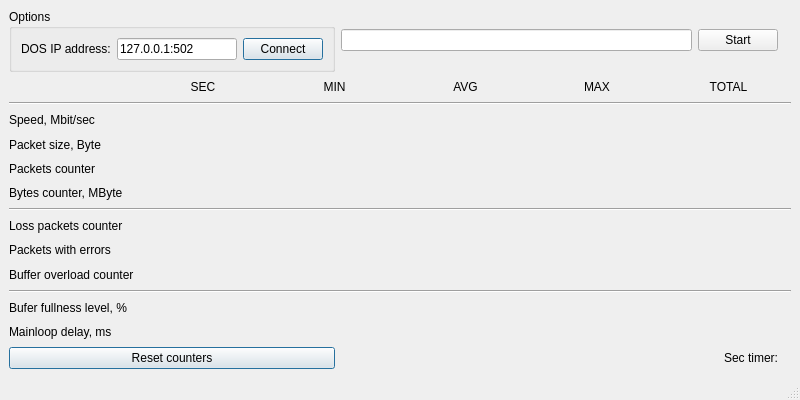
<?xml version="1.0" encoding="UTF-8"?>
<ui version="4.0">
 <class>MainWindow</class>
 <widget class="QMainWindow" name="MainWindow">
  <property name="geometry">
   <rect>
    <x>0</x>
    <y>0</y>
    <width>800</width>
    <height>400</height>
   </rect>
  </property>
  <widget class="QWidget" name="centralwidget">
   <layout class="QGridLayout" name="gridLayout_2">
    <item row="0" column="0">
     <widget class="QGroupBox" name="groupBox">
      <property name="sizePolicy">
       <sizepolicy hsizetype="Preferred" vsizetype="Maximum">
        <horstretch>0</horstretch>
        <verstretch>0</verstretch>
       </sizepolicy>
      </property>
      <property name="title">
       <string>Options</string>
      </property>
      <layout class="QHBoxLayout" name="horizontalLayout">
       <item>
        <widget class="QLabel" name="label_2">
         <property name="sizePolicy">
          <sizepolicy hsizetype="Maximum" vsizetype="Preferred">
           <horstretch>0</horstretch>
           <verstretch>0</verstretch>
          </sizepolicy>
         </property>
         <property name="text">
          <string>DOS IP address:</string>
         </property>
        </widget>
       </item>
       <item>
        <widget class="QLineEdit" name="address">
         <property name="sizePolicy">
          <sizepolicy hsizetype="Preferred" vsizetype="Fixed">
           <horstretch>0</horstretch>
           <verstretch>0</verstretch>
          </sizepolicy>
         </property>
         <property name="minimumSize">
          <size>
           <width>120</width>
           <height>0</height>
          </size>
         </property>
         <property name="text">
          <string>127.0.0.1:502</string>
         </property>
        </widget>
       </item>
       <item>
        <widget class="QPushButton" name="connectButton">
         <property name="sizePolicy">
          <sizepolicy hsizetype="Maximum" vsizetype="Fixed">
           <horstretch>0</horstretch>
           <verstretch>0</verstretch>
          </sizepolicy>
         </property>
         <property name="text">
          <string>Connect</string>
         </property>
         <property name="checkable">
          <bool>false</bool>
         </property>
         <property name="autoDefault">
          <bool>false</bool>
         </property>
         <property name="default">
          <bool>true</bool>
         </property>
        </widget>
       </item>
      </layout>
     </widget>
    </item>
    <item row="1" column="0" colspan="3">
     <layout class="QGridLayout" name="gridLayout" columnstretch="0,0,0,0,0,0">
      <item row="9" column="3">
       <widget class="QLabel" name="overload_counter_avg">
        <property name="text">
         <string/>
        </property>
        <property name="alignment">
         <set>Qt::AlignCenter</set>
        </property>
       </widget>
      </item>
      <item row="4" column="4">
       <widget class="QLabel" name="packet_counter_max">
        <property name="text">
         <string/>
        </property>
        <property name="alignment">
         <set>Qt::AlignCenter</set>
        </property>
       </widget>
      </item>
      <item row="7" column="3">
       <widget class="QLabel" name="loss_counter_avg">
        <property name="text">
         <string/>
        </property>
        <property name="alignment">
         <set>Qt::AlignCenter</set>
        </property>
       </widget>
      </item>
      <item row="8" column="4">
       <widget class="QLabel" name="error_counter_max">
        <property name="text">
         <string/>
        </property>
        <property name="alignment">
         <set>Qt::AlignCenter</set>
        </property>
       </widget>
      </item>
      <item row="2" column="4">
       <widget class="QLabel" name="speed_max">
        <property name="text">
         <string/>
        </property>
        <property name="alignment">
         <set>Qt::AlignCenter</set>
        </property>
       </widget>
      </item>
      <item row="11" column="3">
       <widget class="QLabel" name="fullness_avg">
        <property name="text">
         <string/>
        </property>
        <property name="alignment">
         <set>Qt::AlignCenter</set>
        </property>
       </widget>
      </item>
      <item row="9" column="2">
       <widget class="QLabel" name="overload_counter_min">
        <property name="text">
         <string/>
        </property>
        <property name="alignment">
         <set>Qt::AlignCenter</set>
        </property>
       </widget>
      </item>
      <item row="0" column="4">
       <widget class="QLabel" name="label_26">
        <property name="text">
         <string>MAX</string>
        </property>
        <property name="alignment">
         <set>Qt::AlignCenter</set>
        </property>
       </widget>
      </item>
      <item row="11" column="2">
       <widget class="QLabel" name="fullness_min">
        <property name="text">
         <string/>
        </property>
        <property name="alignment">
         <set>Qt::AlignCenter</set>
        </property>
       </widget>
      </item>
      <item row="9" column="5">
       <widget class="QLabel" name="overload_counter_total">
        <property name="text">
         <string/>
        </property>
        <property name="alignment">
         <set>Qt::AlignCenter</set>
        </property>
       </widget>
      </item>
      <item row="7" column="1">
       <widget class="QLabel" name="loss_counter_sec">
        <property name="text">
         <string/>
        </property>
        <property name="alignment">
         <set>Qt::AlignCenter</set>
        </property>
       </widget>
      </item>
      <item row="2" column="3">
       <widget class="QLabel" name="speed_avg">
        <property name="text">
         <string/>
        </property>
        <property name="alignment">
         <set>Qt::AlignCenter</set>
        </property>
       </widget>
      </item>
      <item row="8" column="2">
       <widget class="QLabel" name="error_counter_min">
        <property name="text">
         <string/>
        </property>
        <property name="alignment">
         <set>Qt::AlignCenter</set>
        </property>
       </widget>
      </item>
      <item row="1" column="0" colspan="6">
       <widget class="Line" name="line_12">
        <property name="orientation">
         <enum>Qt::Horizontal</enum>
        </property>
       </widget>
      </item>
      <item row="5" column="1">
       <widget class="QLabel" name="byte_counter_sec">
        <property name="text">
         <string/>
        </property>
        <property name="alignment">
         <set>Qt::AlignCenter</set>
        </property>
       </widget>
      </item>
      <item row="8" column="1">
       <widget class="QLabel" name="error_counter_sec">
        <property name="text">
         <string/>
        </property>
        <property name="alignment">
         <set>Qt::AlignCenter</set>
        </property>
       </widget>
      </item>
      <item row="3" column="2">
       <widget class="QLabel" name="packet_size_min">
        <property name="text">
         <string/>
        </property>
        <property name="alignment">
         <set>Qt::AlignCenter</set>
        </property>
       </widget>
      </item>
      <item row="7" column="2">
       <widget class="QLabel" name="loss_counter_min">
        <property name="text">
         <string/>
        </property>
        <property name="alignment">
         <set>Qt::AlignCenter</set>
        </property>
       </widget>
      </item>
      <item row="0" column="5">
       <widget class="QLabel" name="label_51">
        <property name="text">
         <string>TOTAL</string>
        </property>
        <property name="alignment">
         <set>Qt::AlignCenter</set>
        </property>
       </widget>
      </item>
      <item row="5" column="4">
       <widget class="QLabel" name="byte_counter_max">
        <property name="text">
         <string/>
        </property>
        <property name="alignment">
         <set>Qt::AlignCenter</set>
        </property>
       </widget>
      </item>
      <item row="9" column="4">
       <widget class="QLabel" name="overload_counter_max">
        <property name="text">
         <string/>
        </property>
        <property name="alignment">
         <set>Qt::AlignCenter</set>
        </property>
       </widget>
      </item>
      <item row="9" column="1">
       <widget class="QLabel" name="overload_counter_sec">
        <property name="text">
         <string/>
        </property>
        <property name="alignment">
         <set>Qt::AlignCenter</set>
        </property>
       </widget>
      </item>
      <item row="2" column="1">
       <widget class="QLabel" name="speed_sec">
        <property name="text">
         <string/>
        </property>
        <property name="alignment">
         <set>Qt::AlignCenter</set>
        </property>
       </widget>
      </item>
      <item row="8" column="5">
       <widget class="QLabel" name="error_counter_total">
        <property name="text">
         <string/>
        </property>
        <property name="alignment">
         <set>Qt::AlignCenter</set>
        </property>
       </widget>
      </item>
      <item row="4" column="0">
       <widget class="QLabel" name="label_10">
        <property name="text">
         <string>Packets counter</string>
        </property>
       </widget>
      </item>
      <item row="0" column="2">
       <widget class="QLabel" name="label_24">
        <property name="text">
         <string>MIN</string>
        </property>
        <property name="alignment">
         <set>Qt::AlignCenter</set>
        </property>
       </widget>
      </item>
      <item row="10" column="0" colspan="6">
       <widget class="Line" name="line_13">
        <property name="orientation">
         <enum>Qt::Horizontal</enum>
        </property>
       </widget>
      </item>
      <item row="4" column="5">
       <widget class="QLabel" name="packet_counter_total">
        <property name="text">
         <string/>
        </property>
        <property name="alignment">
         <set>Qt::AlignCenter</set>
        </property>
       </widget>
      </item>
      <item row="8" column="3">
       <widget class="QLabel" name="error_counter_avg">
        <property name="text">
         <string/>
        </property>
        <property name="alignment">
         <set>Qt::AlignCenter</set>
        </property>
       </widget>
      </item>
      <item row="2" column="0">
       <widget class="QLabel" name="label_14">
        <property name="text">
         <string>Speed, Mbit/sec</string>
        </property>
       </widget>
      </item>
      <item row="5" column="2">
       <widget class="QLabel" name="byte_counter_min">
        <property name="text">
         <string/>
        </property>
        <property name="alignment">
         <set>Qt::AlignCenter</set>
        </property>
       </widget>
      </item>
      <item row="7" column="4">
       <widget class="QLabel" name="loss_counter_max">
        <property name="text">
         <string/>
        </property>
        <property name="alignment">
         <set>Qt::AlignCenter</set>
        </property>
       </widget>
      </item>
      <item row="4" column="1">
       <widget class="QLabel" name="packet_counter_sec">
        <property name="text">
         <string/>
        </property>
        <property name="alignment">
         <set>Qt::AlignCenter</set>
        </property>
       </widget>
      </item>
      <item row="7" column="0">
       <widget class="QLabel" name="label_20">
        <property name="text">
         <string>Loss packets counter</string>
        </property>
       </widget>
      </item>
      <item row="3" column="0">
       <widget class="QLabel" name="label_13">
        <property name="text">
         <string>Packet size, Byte</string>
        </property>
       </widget>
      </item>
      <item row="5" column="5">
       <widget class="QLabel" name="byte_counter_total">
        <property name="text">
         <string/>
        </property>
        <property name="alignment">
         <set>Qt::AlignCenter</set>
        </property>
       </widget>
      </item>
      <item row="4" column="3">
       <widget class="QLabel" name="packet_counter_avg">
        <property name="text">
         <string/>
        </property>
        <property name="alignment">
         <set>Qt::AlignCenter</set>
        </property>
       </widget>
      </item>
      <item row="5" column="3">
       <widget class="QLabel" name="byte_counter_avg">
        <property name="text">
         <string/>
        </property>
        <property name="alignment">
         <set>Qt::AlignCenter</set>
        </property>
       </widget>
      </item>
      <item row="11" column="4">
       <widget class="QLabel" name="fullness_max">
        <property name="text">
         <string/>
        </property>
        <property name="alignment">
         <set>Qt::AlignCenter</set>
        </property>
       </widget>
      </item>
      <item row="4" column="2">
       <widget class="QLabel" name="packet_counter_min">
        <property name="text">
         <string/>
        </property>
        <property name="alignment">
         <set>Qt::AlignCenter</set>
        </property>
       </widget>
      </item>
      <item row="3" column="3">
       <widget class="QLabel" name="packet_size_avg">
        <property name="text">
         <string/>
        </property>
        <property name="alignment">
         <set>Qt::AlignCenter</set>
        </property>
       </widget>
      </item>
      <item row="3" column="4">
       <widget class="QLabel" name="packet_size_max">
        <property name="text">
         <string/>
        </property>
        <property name="alignment">
         <set>Qt::AlignCenter</set>
        </property>
       </widget>
      </item>
      <item row="8" column="0">
       <widget class="QLabel" name="label_49">
        <property name="text">
         <string>Packets with errors</string>
        </property>
       </widget>
      </item>
      <item row="0" column="3">
       <widget class="QLabel" name="label_25">
        <property name="text">
         <string>AVG</string>
        </property>
        <property name="alignment">
         <set>Qt::AlignCenter</set>
        </property>
       </widget>
      </item>
      <item row="2" column="2">
       <widget class="QLabel" name="speed_min">
        <property name="text">
         <string/>
        </property>
        <property name="alignment">
         <set>Qt::AlignCenter</set>
        </property>
       </widget>
      </item>
      <item row="5" column="0">
       <widget class="QLabel" name="label_16">
        <property name="text">
         <string>Bytes counter, MByte</string>
        </property>
       </widget>
      </item>
      <item row="0" column="1">
       <widget class="QLabel" name="label_52">
        <property name="text">
         <string>SEC</string>
        </property>
        <property name="alignment">
         <set>Qt::AlignCenter</set>
        </property>
       </widget>
      </item>
      <item row="6" column="0" colspan="6">
       <widget class="Line" name="line_11">
        <property name="orientation">
         <enum>Qt::Horizontal</enum>
        </property>
       </widget>
      </item>
      <item row="11" column="0">
       <widget class="QLabel" name="label_54">
        <property name="text">
         <string>Bufer fullness level, %</string>
        </property>
       </widget>
      </item>
      <item row="7" column="5">
       <widget class="QLabel" name="loss_counter_total">
        <property name="text">
         <string/>
        </property>
        <property name="alignment">
         <set>Qt::AlignCenter</set>
        </property>
       </widget>
      </item>
      <item row="9" column="0">
       <widget class="QLabel" name="label_50">
        <property name="text">
         <string>Buffer overload counter</string>
        </property>
       </widget>
      </item>
      <item row="12" column="0">
       <widget class="QLabel" name="label_55">
        <property name="text">
         <string>Mainloop delay, ms</string>
        </property>
       </widget>
      </item>
      <item row="12" column="2">
       <widget class="QLabel" name="delay_min">
        <property name="text">
         <string/>
        </property>
        <property name="alignment">
         <set>Qt::AlignCenter</set>
        </property>
       </widget>
      </item>
      <item row="12" column="3">
       <widget class="QLabel" name="delay_avg">
        <property name="text">
         <string/>
        </property>
        <property name="alignment">
         <set>Qt::AlignCenter</set>
        </property>
       </widget>
      </item>
      <item row="12" column="4">
       <widget class="QLabel" name="delay_max">
        <property name="text">
         <string/>
        </property>
        <property name="alignment">
         <set>Qt::AlignCenter</set>
        </property>
       </widget>
      </item>
     </layout>
    </item>
    <item row="2" column="1">
     <widget class="QLabel" name="label_53">
      <property name="text">
       <string>Sec timer:</string>
      </property>
      <property name="alignment">
       <set>Qt::AlignRight|Qt::AlignTrailing|Qt::AlignVCenter</set>
      </property>
     </widget>
    </item>
    <item row="2" column="0">
     <widget class="QPushButton" name="reset">
      <property name="sizePolicy">
       <sizepolicy hsizetype="Preferred" vsizetype="Fixed">
        <horstretch>0</horstretch>
        <verstretch>0</verstretch>
       </sizepolicy>
      </property>
      <property name="text">
       <string>Reset counters</string>
      </property>
      <property name="checkable">
       <bool>false</bool>
      </property>
      <property name="autoDefault">
       <bool>false</bool>
      </property>
      <property name="default">
       <bool>true</bool>
      </property>
     </widget>
    </item>
    <item row="2" column="2">
     <widget class="QLabel" name="seconds">
      <property name="text">
       <string/>
      </property>
     </widget>
    </item>
    <item row="0" column="1">
     <layout class="QHBoxLayout" name="horizontalLayout_2">
      <item>
       <widget class="QLineEdit" name="recordTimeLineEdit"/>
      </item>
      <item>
       <widget class="QPushButton" name="start">
        <property name="text">
         <string>Start</string>
        </property>
        <property name="default">
         <bool>false</bool>
        </property>
       </widget>
      </item>
     </layout>
    </item>
   </layout>
  </widget>
  <widget class="QStatusBar" name="statusbar"/>
 </widget>
 <resources/>
 <connections/>
</ui>
